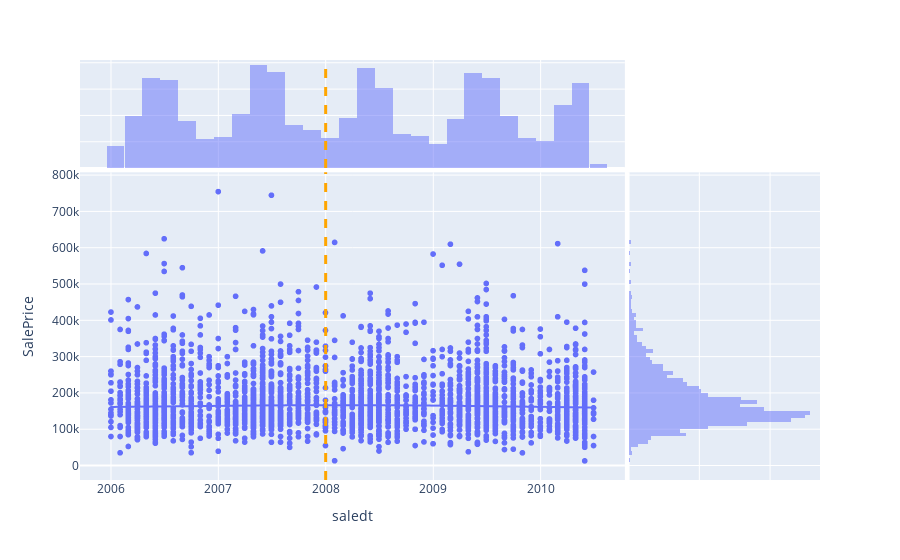

The code cell stored with this chart in its notebook:
### Markdown cell above
If you look at the time trend, it seems the price is fairly stable over the years.

### Code cell
ames_raw['saledt'] = pd.to_datetime(dict(year=ames_raw.loc[:,"Yr Sold"], month=ames_raw.loc[:,"Mo Sold"],day=1))


fig = px.scatter(ames_raw, x="saledt",y="SalePrice", marginal_x="histogram", marginal_y="histogram", trendline="lowess")
fig.add_vline(x="2008-01-01", line_width=3, line_dash="dash", line_color="orange")
fig.show()

### Figure 1 — Plotly figure (JSON) as saved in the notebook; plotly's stock layout.template omitted (floating-point values rounded to 4 significant figures; data arrays with more than 128 entries replaced by an {"elided": "..."} marker saying what was removed)
{"data": [{"hovertemplate": "saledt=%{x}<br>SalePrice=%{y}<extra></extra>", "legendgroup": "", "marker": {"color": "#636efa", "symbol": "circle"}, "mode": "markers", "name": "", "showlegend": false, "type": "scattergl", "x": {"elided": "2930 str values"}, "xaxis": "x", "y": {"elided": "2930 int values"}, "yaxis": "y"}, {"alignmentgroup": "True", "bingroup": "x", "hovertemplate": "saledt=%{x}<br>count=%{y}<extra></extra>", "legendgroup": "", "marker": {"color": "#636efa"}, "name": "", "offsetgroup": "", "opacity": 0.5, "showlegend": false, "type": "histogram", "x": {"elided": "2930 str values"}, "xaxis": "x3", "yaxis": "y3"}, {"alignmentgroup": "True", "bingroup": "y", "hovertemplate": "SalePrice=%{y}<br>count=%{x}<extra></extra>", "legendgroup": "", "marker": {"color": "#636efa"}, "name": "", "offsetgroup": "", "opacity": 0.5, "showlegend": false, "type": "histogram", "xaxis": "x2", "y": {"elided": "2930 int values"}, "yaxis": "y2"}, {"hovertemplate": "<b>LOWESS trendline</b><br><br>saledt=%{x}<br>SalePrice=%{y} <b>(trend)</b><extra></extra>", "legendgroup": "", "marker": {"color": "#636efa", "symbol": "circle"}, "mode": "lines", "name": "", "showlegend": false, "type": "scattergl", "x": {"elided": "2930 str values"}, "xaxis": "x", "y": {"elided": "2930 float values"}, "yaxis": "y"}], "layout": {"barmode": "overlay", "legend": {"tracegroupgap": 0}, "margin": {"t": 60}, "shapes": [{"line": {"color": "orange", "dash": "dash", "width": 3}, "type": "line", "x0": "2008-01-01", "x1": "2008-01-01", "xref": "x", "y0": 0, "y1": 1, "yref": "y domain"}, {"line": {"color": "orange", "dash": "dash", "width": 3}, "type": "line", "x0": "2008-01-01", "x1": "2008-01-01", "xref": "x2", "y0": 0, "y1": 1, "yref": "y2 domain"}, {"line": {"color": "orange", "dash": "dash", "width": 3}, "type": "line", "x0": "2008-01-01", "x1": "2008-01-01", "xref": "x3", "y0": 0, "y1": 1, "yref": "y3 domain"}], "xaxis": {"anchor": "y", "domain": [0, 0.7363], "title": {"text": "saledt"}}, "xaxis2": {"anchor": "y2", "domain": [0.7413, 1], "matches": "x2", "showgrid": true, "showline": false, "showticklabels": false, "ticks": ""}, "xaxis3": {"anchor": "y3", "domain": [0, 0.7363], "matches": "x", "showgrid": true, "showticklabels": false}, "xaxis4": {"anchor": "y4", "domain": [0.7413, 1], "matches": "x2", "showgrid": true, "showline": false, "showticklabels": false, "ticks": ""}, "yaxis": {"anchor": "x", "domain": [0, 0.7326], "title": {"text": "SalePrice"}}, "yaxis2": {"anchor": "x2", "domain": [0, 0.7326], "matches": "y", "showgrid": true, "showticklabels": false}, "yaxis3": {"anchor": "x3", "domain": [0.7426, 1], "matches": "y3", "showgrid": true, "showline": false, "showticklabels": false, "ticks": ""}, "yaxis4": {"anchor": "x4", "domain": [0.7426, 1], "matches": "y3", "showgrid": true, "showline": false, "showticklabels": false, "ticks": ""}}}
